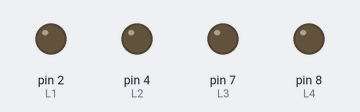
This sketch was run on a simulated Arduino Uno, built with avr-gcc and run on an emulated ATmega328P. Shown: output pins drawn as LEDs (lit = HIGH).

Above: at 0.2 s.
At 0.7 s:
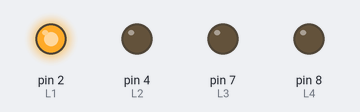
At 1.2 s:
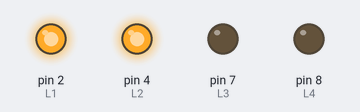
At 1.7 s:
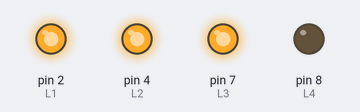
At 14.4 s:
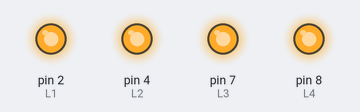
Timing chart, 0 to 15.9 s (numbered marks = the images above):
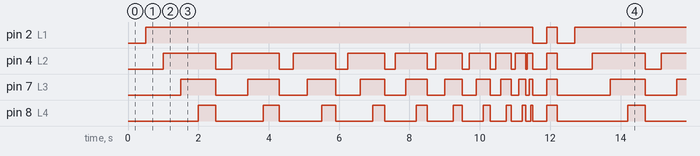

The sketch:

DelosReyes_LabA4.ino
```cpp
const int L1 = 2, L2 = 4, L3 = 7, L4 = 8;
int delayVal = 500;

void setup() {
  pinMode(L1, OUTPUT);
  pinMode(L2, OUTPUT);
  pinMode(L3, OUTPUT);
  pinMode(L4, OUTPUT);
}

void loop() {
  delay(delayVal);

  while (delayVal > 0){
    digitalWrite(L1, HIGH);
    delay(delayVal);
    digitalWrite(L2, HIGH);
    delay(delayVal);
    digitalWrite(L3, HIGH);
    delay(delayVal);
    digitalWrite(L4, HIGH);
    delay(delayVal);

    //Off L2, L3, L4
    digitalWrite(L2, LOW);
    digitalWrite(L3, LOW);
    digitalWrite(L4, LOW);
    digitalWrite(L1, LOW);
    delayVal -= 50;
  }
  delay(400);
  digitalWrite(L1, HIGH);
  digitalWrite(L2, HIGH);
  digitalWrite(L3, HIGH);
  digitalWrite(L4, HIGH);
  delay(300);
  digitalWrite(L1, LOW);
  digitalWrite(L2, LOW);
  digitalWrite(L3, LOW);
  digitalWrite(L4, LOW);

  delayVal = 500;
}
```

Measured:
- by itself, pin 2 (L1): repeats every 12.2 s: LOW 0.40 s, HIGH 0.30 s, LOW 0.50 s, HIGH 11.0 s
- by itself, pin 4 (L2), pin 7 (L3), pin 8 (L4): moves between LOW and HIGH, repeating every 12.2 s
- by itself, everything shown: repeats every 12.2 s, in 43 steps
